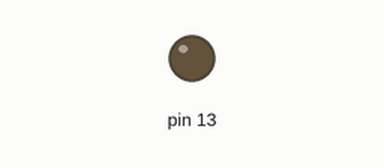
This sketch was run on a simulated Arduino Uno, built with avr-gcc and run on an emulated ATmega328P. Shown: output pins drawn as LEDs (lit = HIGH).

Above: at 2.6 s.
At 50.1 s:
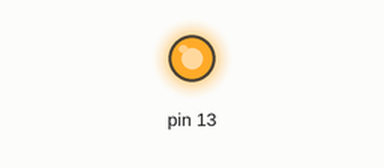
Timing chart, 0 to 51.6 s (numbered marks = the images above):
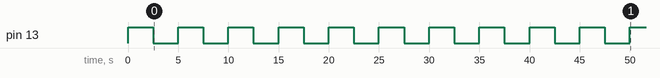

The sketch:

6.ino
```cpp
void setup() {

  pinMode(13, OUTPUT);

  for( int i=1; i<=10; i++)
  {
  digitalWrite(13, HIGH);   // turn the LED on (HIGH is the voltage level)
  delay(2500);                       // wait for a second
  digitalWrite(13, LOW);    // turn the LED off by making the voltage LOW
  delay(2500);
  }

  digitalWrite(13, HIGH);
}


void loop() {
}
```
